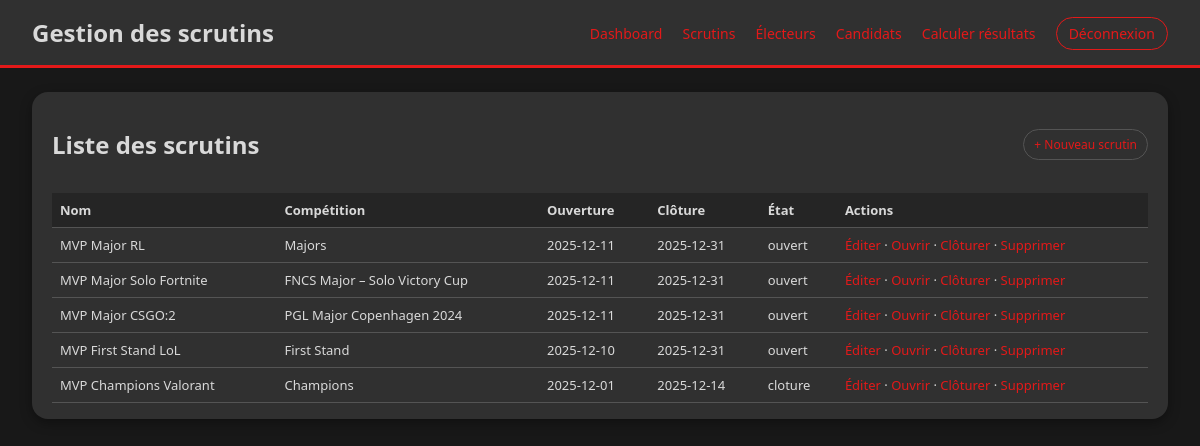
Page /admin/scrutins.php (signed in) on the earlier database version.
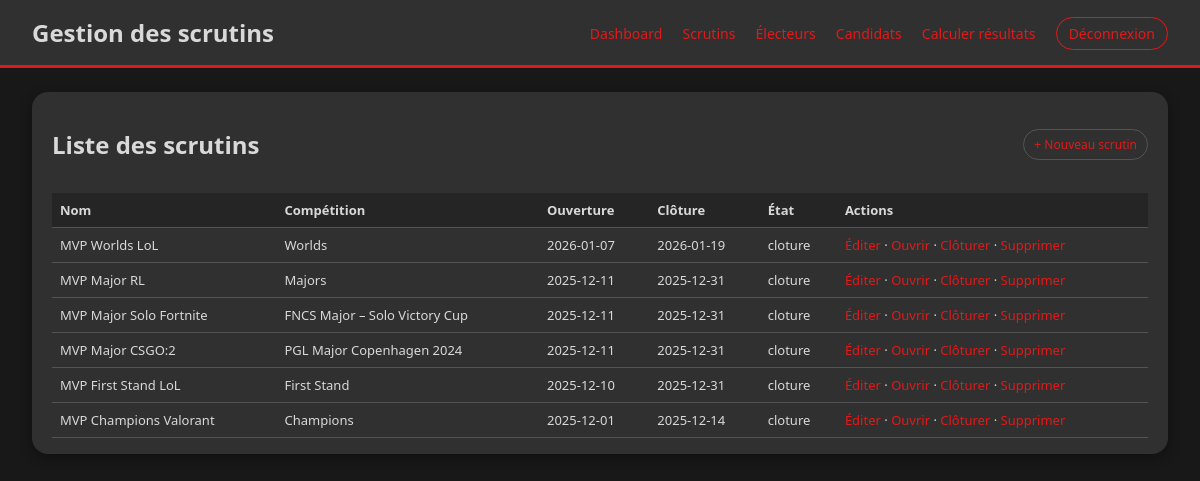
Same page on the later database version.
### tables this page shows
CREATE TABLE IF NOT EXISTS `scrutin` (
  `idscrutin` int NOT NULL AUTO_INCREMENT,
  `nom_scrutin` varchar(45) NOT NULL,
  `date_ouverture` date NOT NULL,
  `date_cloture` date NOT NULL,
  `etat_scrutin` varchar(45) NOT NULL,
  `idadmin` int NOT NULL,
  `idcompetition` int NOT NULL,
  PRIMARY KEY (`idscrutin`),
  KEY `fk_scrutin_admin` (`idadmin`),
  KEY `fk_scrutin_compet` (`idcompetition`)
);

CREATE TABLE IF NOT EXISTS `competition` (
  `idcompetition` int NOT NULL AUTO_INCREMENT,
  `nom_compet` varchar(255) NOT NULL,
  `date_debut` date NOT NULL,
  `date_fin` date NOT NULL,
  `statut` varchar(45) NOT NULL,
  `idadmin` int NOT NULL,
  `idjeu` int NOT NULL,
  PRIMARY KEY (`idcompetition`),
  KEY `fk_compet_admin` (`idadmin`),
  KEY `fk_compet_jeu` (`idjeu`)
);

### admin/scrutins.php (the view, shortened to what this page needs)
<?php
$connexion = dbconnect();
$sql = "SELECT s.*, c.nom_compet
        FROM scrutin s
        JOIN competition c ON c.idcompetition = s.idcompetition
        ORDER BY s.date_ouverture DESC";
$stmt = $connexion->query($sql);
$scrutins = $stmt->fetchAll(PDO::FETCH_ASSOC);
?>
<!DOCTYPE html>
<html lang="fr">
<head>
    <link rel="stylesheet" href="admin.css">
</head>
<body>
<header class="admin-header">
    <h1>Gestion des scrutins</h1>
    <nav>
        <a href="index.php">Dashboard</a>
        <a href="scrutins.php">Scrutins</a>
        <a href="electeurs.php">Électeurs</a>
        <a href="candidats.php">Candidats</a>
        <a href="resultats_calcul.php">Calculer résultats</a>
        <a href="../index.php?disconnect=1" class="btn-logout">Déconnexion</a>
    </nav>
</header>
<main class="admin-main">
    <div class="panel">
        <div class="panel-header">
            <h2>Liste des scrutins</h2>
            <a href="scrutin_form.php" class="btn-small">+ Nouveau scrutin</a>
        </div>
        <?php if (count($scrutins) === 0): ?>
            <p>Aucun scrutin pour le moment.</p>
        <?php else: ?>
            <table class="table-scrutins">
                <thead>
                    <tr>
                        <th>Nom</th>
                        <th>Compétition</th>
                        <th>Ouverture</th>
                        <th>Clôture</th>
                        <th>État</th>
                        <th>Actions</th>
                    </tr>
                </thead>
                <tbody>
                <?php foreach ($scrutins as $s): ?>
                    <tr>
                        <td><?= htmlspecialchars($s['nom_scrutin']) ?></td>
                        <td><?= htmlspecialchars($s['nom_compet']) ?></td>
                        <td><?= htmlspecialchars($s['date_ouverture']) ?></td>
                        <td><?= htmlspecialchars($s['date_cloture']) ?></td>
                        <td><?= htmlspecialchars($s['etat_scrutin']) ?></td>
                        <td>
                            <a href="scrutin_form.php?id=<?= $s['idscrutin'] ?>">Éditer</a> ·
                            <a href="scrutin_action.php?id=<?= $s['idscrutin'] ?>&action=ouvrir">Ouvrir</a> ·
                            <a href="scrutin_action.php?id=<?= $s['idscrutin'] ?>&action=cloturer">Clôturer</a> ·
                            <a href="scrutin_action.php?id=<?= $s['idscrutin'] ?>&action=supprimer"
                               onclick="return confirm('Supprimer ce scrutin ?');">Supprimer</a>
                        </td>
                    </tr>
                <?php endforeach; ?>
                </tbody>
            </table>
        <?php endif; ?>
    </div>
</main>
</body>
</html>

Differences in the rows shown:
added scrutin: nom_scrutin "MVP Worlds LoL", idcompetition.nom_compet "Worlds", date_ouverture "2026-01-07", date_cloture "2026-01-19", etat_scrutin "cloture"
changed scrutin "MVP Major RL": etat_scrutin "ouvert" → "cloture"
changed scrutin "MVP Major Solo Fortnite": etat_scrutin "ouvert" → "cloture"
changed scrutin "MVP Major CSGO:2": etat_scrutin "ouvert" → "cloture"
changed scrutin "MVP First Stand LoL": etat_scrutin "ouvert" → "cloture"
